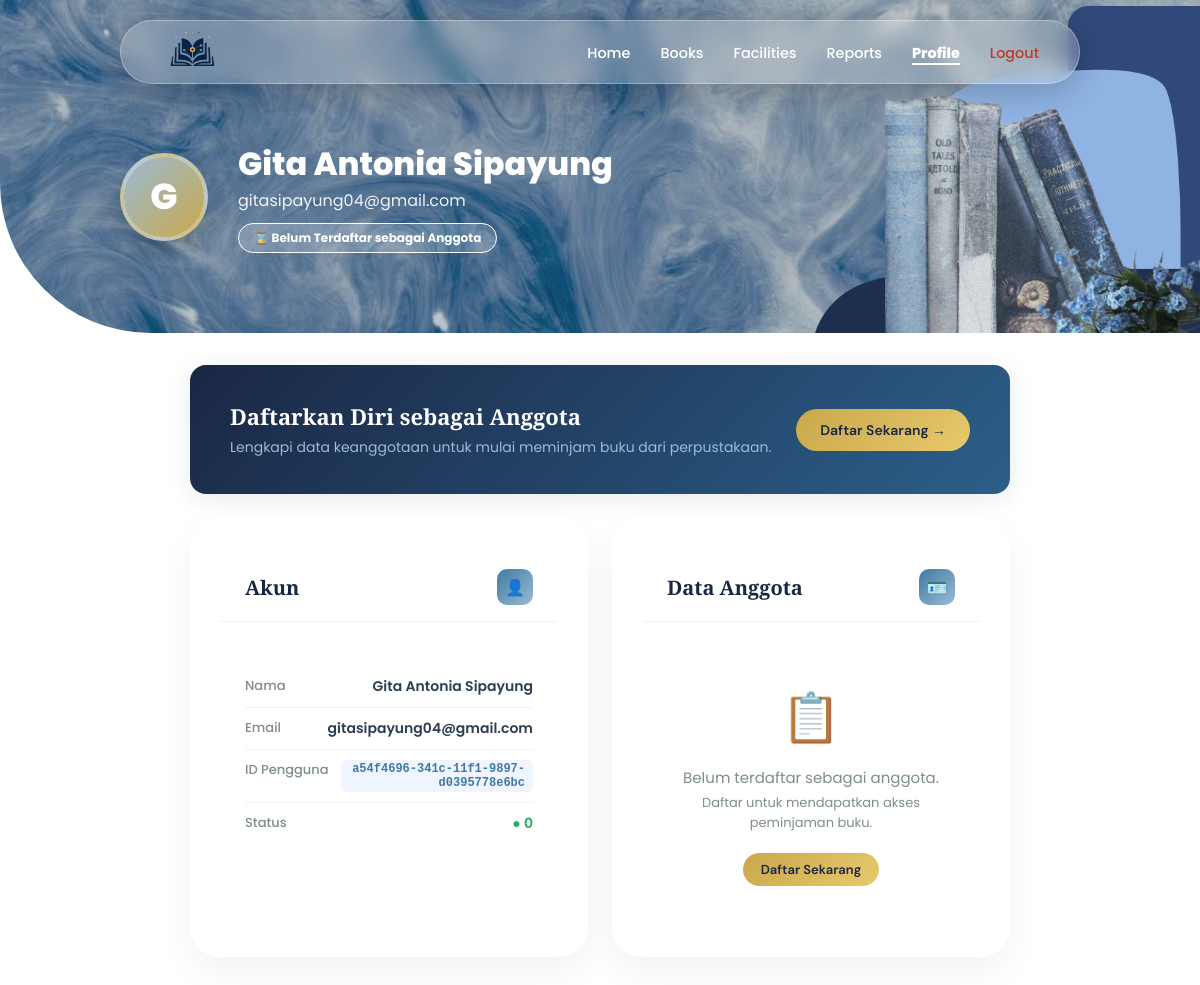
The page /user/anggota/profile.php (signed in) on the database its author committed.
### tables this page shows
CREATE TABLE `pengguna` (
  `id_pengguna` varchar(36) NOT NULL DEFAULT uuid(),
  `nama` varchar(100) NOT NULL,
  `email` varchar(100) NOT NULL,
  `password_hash` varchar(255) NOT NULL,
  `role` enum('anggota','pustakawan','staf_it','kepala') NOT NULL DEFAULT 'anggota',
  `aktif` tinyint(1) NOT NULL DEFAULT 1,
  `dibuat_pada` datetime NOT NULL DEFAULT current_timestamp()
);

### user/anggota/profile.php (the view, shortened to what this page needs)
<?php
require "../regis/koneksi.php";
$id_pengguna   = $_SESSION['id_pengguna'];
$nama_pengguna = $_SESSION['nama'] ?? "Pengguna";
$stmt = $conn->prepare("SELECT id_pengguna, nama, email, role, aktif FROM pengguna WHERE id_pengguna = ?");
$stmt->bind_param("s", $id_pengguna);
$stmt->execute();
$pengguna = $stmt->get_result()->fetch_assoc();
$stmt = $conn->prepare("SELECT * FROM anggota WHERE id_pengguna = ?");
$stmt->bind_param("s", $id_pengguna);
$stmt->execute();
$anggota = $stmt->get_result()->fetch_assoc();
$sudah_anggota = !empty($anggota);
?>
<!DOCTYPE html>
<html lang="id">
<head>
    <link rel="stylesheet" href="css/profile.css">
</head>
<body>
    <nav class="navbar">
        <div class="nav-logo"><img src="aset/img/logo.png" alt="GiMi Logo"></div>
        <ul class="nav-links">
            <li><a href="dashboard.php">Home</a></li>
            <li><a href="books.php">Books</a></li>
            <li><a href="facilities.php">Facilities</a></li>
            <li><a href="reports.php">Reports</a></li>
            <li><a href="profile.php" class="active">Profile</a></li>
            <li>
                <a href="../regis/logout.php" style="color:#c0392b;">Logout</a>
            </li>
        </ul>
    </nav>
<div class="hero">
    <div class="hero-inner">
        <div class="avatar"><?= mb_strtoupper(mb_substr($nama_pengguna, 0, 1)) ?></div>
        <div class="hero-text">
            <h1><?= htmlspecialchars($nama_pengguna) ?></h1>
            <p><?= htmlspecialchars($pengguna['email'] ?? '') ?></p>
            <?php if ($sudah_anggota): ?>
                <span class="hero-badge badge-member">✦ Anggota Perpustakaan</span>
            <?php else: ?>
                <span class="hero-badge badge-visitor">⌛ Belum Terdaftar sebagai Anggota</span>
            <?php endif; ?>
        </div>
    </div>
</div>
<div class="page-content" style="margin-top: <?= $sudah_anggota ? '48px' : '32px' ?>">
    <?php if (!$sudah_anggota): ?>
    <div class="register-banner">
        <div>
            <h3>Daftarkan Diri sebagai Anggota</h3>
            <p>Lengkapi data keanggotaan untuk mulai meminjam buku dari perpustakaan.</p>
        </div>
        <button class="btn btn-gold" onclick="document.getElementById('modalDaftar').style.display='flex'">
            Daftar Sekarang →
        </button>
    </div>
    <?php endif; ?>
    <div class="card">
        <div class="card-head">
            <h2>Akun</h2>
            <div class="icon">👤</div>
        </div>
        <div class="card-body">
            <div class="info-row">
                <span class="lbl">Nama</span>
                <span class="val"><?= htmlspecialchars($pengguna['nama']) ?></span>
            </div>
            <div class="info-row">
                <span class="lbl">Email</span>
                <span class="val"><?= htmlspecialchars($pengguna['email']) ?></span>
            </div>
            <div class="info-row">
                <span class="lbl">ID Pengguna</span>
                <span class="val id-badge"><?= htmlspecialchars($id_pengguna) ?></span>
            </div>
            <div class="info-row">
                <span class="lbl">Status</span>
                <span class="val" style="color: var(--green)">● <?= htmlspecialchars($pengguna['aktif'] ?? 'Aktif') ?></span>
            </div>
        </div>
    </div>
    <?php if ($sudah_anggota): ?>
    <div class="card">
        <div class="card-head">
            <h2>Kartu Anggota</h2>
            <div class="icon">🪪</div>
        </div>
        <div class="card-body">
            <div class="member-card-visual">
                <div class="mcv-lib">GiMi Library · Member Card</div>
                <div class="mcv-name"><?= htmlspecialchars($anggota['nama']) ?></div>
                <div class="mcv-nim"><?= htmlspecialchars($anggota['nim']) ?></div>
                <div class="mcv-row">
                    <div class="mcv-col">
                        <span>Jurusan</span>
                        <strong><?= htmlspecialchars($anggota['jurusan'] ?? '—') ?></strong>
                    </div>
                    <div class="mcv-col">
                        <span>Tgl Daftar</span>
                        <strong><?= date('d M Y', strtotime($anggota['tanggal_daftar'] ?? 'now')) ?></strong>
                    </div>
                </div>
                <div class="mcv-id">ID: <?= htmlspecialchars($anggota['id_anggota']) ?></div>
            </div>
        </div>
    </div>
    <div class="card full">
        <div class="card-head">
            <h2>Edit Data Anggota</h2>
            <div class="icon">✏️</div>
        </div>
        <div class="card-body">
            <form method="POST">
                <div class="form-grid">
                    <div class="form-group">
                        <label>Nama (tidak bisa diubah)</label>
                        <input type="text" value="<?= htmlspecialchars($anggota['nama']) ?>" readonly>
                    </div>
                    <div class="form-group">
                        <label>NIM (tidak bisa diubah)</label>
                        <input type="text" value="<?= htmlspecialchars($anggota['nim']) ?>" readonly>
                    </div>
                    <div class="form-group">
                        <label>No. Telepon</label>
                        <input type="text" name="no_telp" value="<?= htmlspecialchars($anggota['no_telepon'] ?? '') ?>" placeholder="08xx-xxxx-xxxx" required>
                    </div>
                    <div class="form-group">
                        <label>Jurusan</label>
                        <input type="text" name="jurusan" value="<?= htmlspecialchars($anggota['jurusan'] ?? '') ?>" placeholder="Teknik Informatika">
                    </div>
                    <div class="form-group full">
                        <label>Alamat</label>
                        <textarea name="alamat" rows="3" placeholder="Jl. ..." required><?= htmlspecialchars($anggota['alamat'] ?? '') ?></textarea>
                    </div>
                    <div class="full" style="display:flex; justify-content:flex-end;">
                        <button type="submit" name="update_anggota" class="btn btn-primary">Simpan Perubahan</button>
                    </div>
                </div>
            </form>
        </div>
    </div>
    <?php else: ?>
    <div class="card">
        <div class="card-head">
            <h2>Data Anggota</h2>
            <div class="icon">🪪</div>
        </div>
        <div class="card-body" style="text-align:center; padding: 40px 24px; color: var(--muted);">
            <div style="font-size: 48px; margin-bottom: 12px;">📋</div>
            <p style="font-size: 15px;">Belum terdaftar sebagai anggota.</p>
            <p style="font-size: 13px; margin-top: 4px;">Daftar untuk mendapatkan akses peminjaman buku.</p>
            <button class="btn btn-gold btn-sm" style="margin-top: 20px;"
                onclick="document.getElementById('modalDaftar').style.display='flex'">
                Daftar Sekarang
            </button>
        </div>
    </div>
    <?php endif; ?>
</div>
</body>
</html>

### rows shown on the page
pengguna: email "gitasipayung04@gmail.com", nama "Gita Antonia Sipayung", aktif "0"

### other values the page prints
mb_strtoupper(mb_substr($nama_pengguna, 0, 1)) "G"
$nama_pengguna "Gita Antonia Sipayung"
$id_pengguna "a54f4696-341c-11f1-9897-d0395778e6bc"
